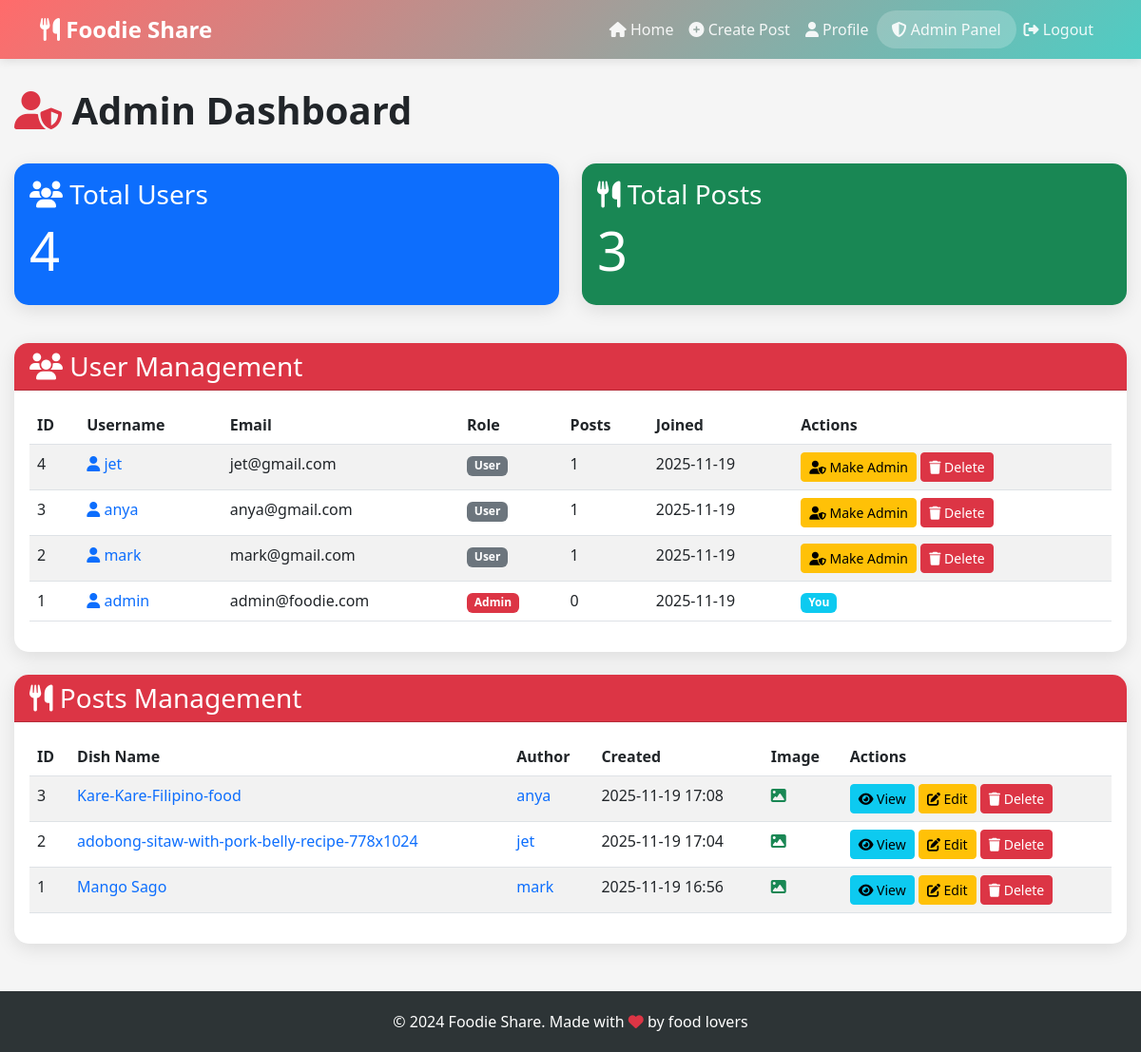
The page /admin (signed in) on the database its author committed.
### app.py (models this page shows, shortened)
class User(db.Model):
    id = db.Column(db.Integer, primary_key=True)
    username = db.Column(db.String(80), unique=True, nullable=False)
    email = db.Column(db.String(120), unique=True, nullable=False)
    password = db.Column(db.String(200), nullable=False)
    is_admin = db.Column(db.Boolean, default=False, nullable=False)
    created = db.Column(db.DateTime, nullable=False, default=db.func.current_timestamp())
    posts = db.relationship('Post', backref='author', lazy=True, cascade='all, delete-orphan')

class Post(db.Model):
    id = db.Column(db.Integer, primary_key=True)
    dish_name = db.Column(db.String(200), nullable=False)
    ingredients = db.Column(db.Text, nullable=False)
    description = db.Column(db.Text)
    image_filename = db.Column(db.String(300))
    user_id = db.Column(db.Integer, db.ForeignKey('user.id'), nullable=False)
    created = db.Column(db.DateTime, nullable=False, default=db.func.current_timestamp())

### app.py (the view)
@app.route('/admin')
@admin_required
def admin_dashboard():
    users = User.query.order_by(User.created.desc()).all()
    posts = Post.query.order_by(Post.created.desc()).all()
    total_users = User.query.count()
    total_posts = Post.query.count()
    return render_template('admin_dashboard.html',
                           users=users,
                           posts=posts,
                           total_users=total_users,
                           total_posts=total_posts)

### app.py (called while the page is built)
def admin_required(f):
    @wraps(f)
    def decorated_function(*args, **kwargs):
        if 'user_id' not in session:
            flash('Please login to access this page.', 'warning')
            return redirect(url_for('login'))
        user = User.query.get(session['user_id'])
        if not user or not user.is_admin:
            flash('Admin access required!', 'danger')
            return redirect(url_for('index'))
        return f(*args, **kwargs)
    return decorated_function

### templates/admin_dashboard.html (shortened to what this page needs)
{% extends "base.html" %}
{% block content %}
<div class="row mb-4">
    <div class="col-12">
        <div class="d-flex justify-content-between align-items-center">
            <h1 class="fw-bold">
                <i class="fas fa-user-shield text-danger"></i> Admin Dashboard
            </h1>
        </div>
    </div>
</div>
<div class="row mb-4">
    <div class="col-md-6 mb-3">
        <div class="card bg-primary text-white">
            <div class="card-body">
                <h3 class="card-title"><i class="fas fa-users"></i> Total Users</h3>
                <h2 class="display-4">{{ total_users }}</h2>
            </div>
        </div>
    </div>
    <div class="col-md-6 mb-3">
        <div class="card bg-success text-white">
            <div class="card-body">
                <h3 class="card-title"><i class="fas fa-utensils"></i> Total Posts</h3>
                <h2 class="display-4">{{ total_posts }}</h2>
            </div>
        </div>
    </div>
</div>
<div class="card mb-4">
    <div class="card-header bg-danger text-white">
        <h3 class="mb-0"><i class="fas fa-users"></i> User Management</h3>
    </div>
    <div class="card-body">
        <div class="table-responsive">
            <table class="table table-striped table-hover">
                <thead>
                    <tr>
                        <th>ID</th>
                        <th>Username</th>
                        <th>Email</th>
                        <th>Role</th>
                        <th>Posts</th>
                        <th>Joined</th>
                        <th>Actions</th>
                    </tr>
                </thead>
                <tbody>
                    {% for user in users %}
                    <tr>
                        <td>{{ user.id }}</td>
                        <td>
                            <a href="{{ url_for('profile', username=user.username) }}" class="text-decoration-none">
                                <i class="fas fa-user"></i> {{ user.username }}
                            </a>
                        </td>
                        <td>{{ user.email }}</td>
                        <td>
                            {% if user.is_admin %}
                                <span class="badge bg-danger">Admin</span>
                            {% else %}
                                <span class="badge bg-secondary">User</span>
                            {% endif %}
                        </td>
                        <td>{{ user.posts|length }}</td>
                        <td>{{ user.created.strftime('%Y-%m-%d') }}</td>
                        <td>
                            {% if user.id != session['user_id'] %}
                                <a href="{{ url_for('toggle_admin', id=user.id) }}"
                                   class="btn btn-sm btn-warning"
                                   onclick="return confirm('Change admin status for {{ user.username }}?')">
                                    <i class="fas fa-user-shield"></i>
                                    {% if user.is_admin %}Remove Admin{% else %}Make Admin{% endif %}
                                </a>
                                <a href="{{ url_for('admin_delete_user', id=user.id) }}"
                                   class="btn btn-sm btn-danger"
                                   onclick="return confirm('Delete {{ user.username }} and all their posts?')">
                                    <i class="fas fa-trash"></i> Delete
                                </a>
                            {% else %}
                                <span class="badge bg-info">You</span>
                            {% endif %}
                        </td>
                    </tr>
                    {% endfor %}
                </tbody>
            </table>
        </div>
    </div>
</div>
<div class="card">
    <div class="card-header bg-danger text-white">
        <h3 class="mb-0"><i class="fas fa-utensils"></i> Posts Management</h3>
    </div>
    <div class="card-body">
        <div class="table-responsive">
            <table class="table table-striped table-hover">
                <thead>
                    <tr>
                        <th>ID</th>
                        <th>Dish Name</th>
                        <th>Author</th>
                        <th>Created</th>
                        <th>Image</th>
                        <th>Actions</th>
                    </tr>
                </thead>
                <tbody>
                    {% for post in posts %}
                    <tr>
                        <td>{{ post.id }}</td>
                        <td>
                            <a href="{{ url_for('view_post', id=post.id) }}" class="text-decoration-none">
                                {{ post.dish_name }}
                            </a>
                        </td>
                        <td>
                            <a href="{{ url_for('profile', username=post.author.username) }}" class="text-decoration-none">
                                {{ post.author.username }}
                            </a>
                        </td>
                        <td>{{ post.created.strftime('%Y-%m-%d %H:%M') }}</td>
                        <td>
                            {% if post.image_filename %}
                                <i class="fas fa-image text-success"></i>
                            {% else %}
                                <i class="fas fa-times text-muted"></i>
                            {% endif %}
                        </td>
                        <td>
                            <a href="{{ url_for('view_post', id=post.id) }}"
                               class="btn btn-sm btn-info">
                                <i class="fas fa-eye"></i> View
                            </a>
                            <a href="{{ url_for('update_post', id=post.id) }}"
                               class="btn btn-sm btn-warning">
                                <i class="fas fa-edit"></i> Edit
                            </a>
                            <a href="{{ url_for('admin_delete_post', id=post.id) }}"
                               class="btn btn-sm btn-danger"
                               onclick="return confirm('Delete this post?')">
                                <i class="fas fa-trash"></i> Delete
                            </a>
                        </td>
                    </tr>
                    {% endfor %}
                </tbody>
            </table>
        </div>
    </div>
</div>
{% endblock %}

### templates/base.html (style rules this page uses)
:root { --primary-color: #ff6b6b; --secondary-color: #4ecdc4; --dark: #2d3436; --light: #f8f9fa; }
body { font-family: 'Segoe UI', Tahoma, Geneva, Verdana, sans-serif; background-color: #f5f5f5; }
.card { border: none; border-radius: 15px; box-shadow: 0 5px 20px rgba(0,0,0,0.1); transition: all 0.3s; overflow: hidden; }

### rows shown on the page
User: id "4", username "jet", email "jet@gmail.com", is_admin "User", posts|length "1", created "2025-11-19"
User: id "3", username "anya", email "anya@gmail.com", is_admin "User", posts|length "1", created "2025-11-19"
User: id "2", username "mark", email "mark@gmail.com", is_admin "User", posts|length "1", created "2025-11-19"
User: id "1", username "admin", email "admin@foodie.com", is_admin "Admin", posts|length "0", created "2025-11-19", shows "You"
Post: id "3", dish_name "Kare-Kare-Filipino-food", author.username "anya", created "2025-11-19 17:08"
Post: id "2", dish_name "adobong-sitaw-with-pork-belly-recipe-778x1024", author.username "jet", created "2025-11-19 17:04"
Post: id "1", dish_name "Mango Sago", author.username "mark", created "2025-11-19 16:56"

### other values the page prints
{{ total_users }} "4"
{{ total_posts }} "3"
